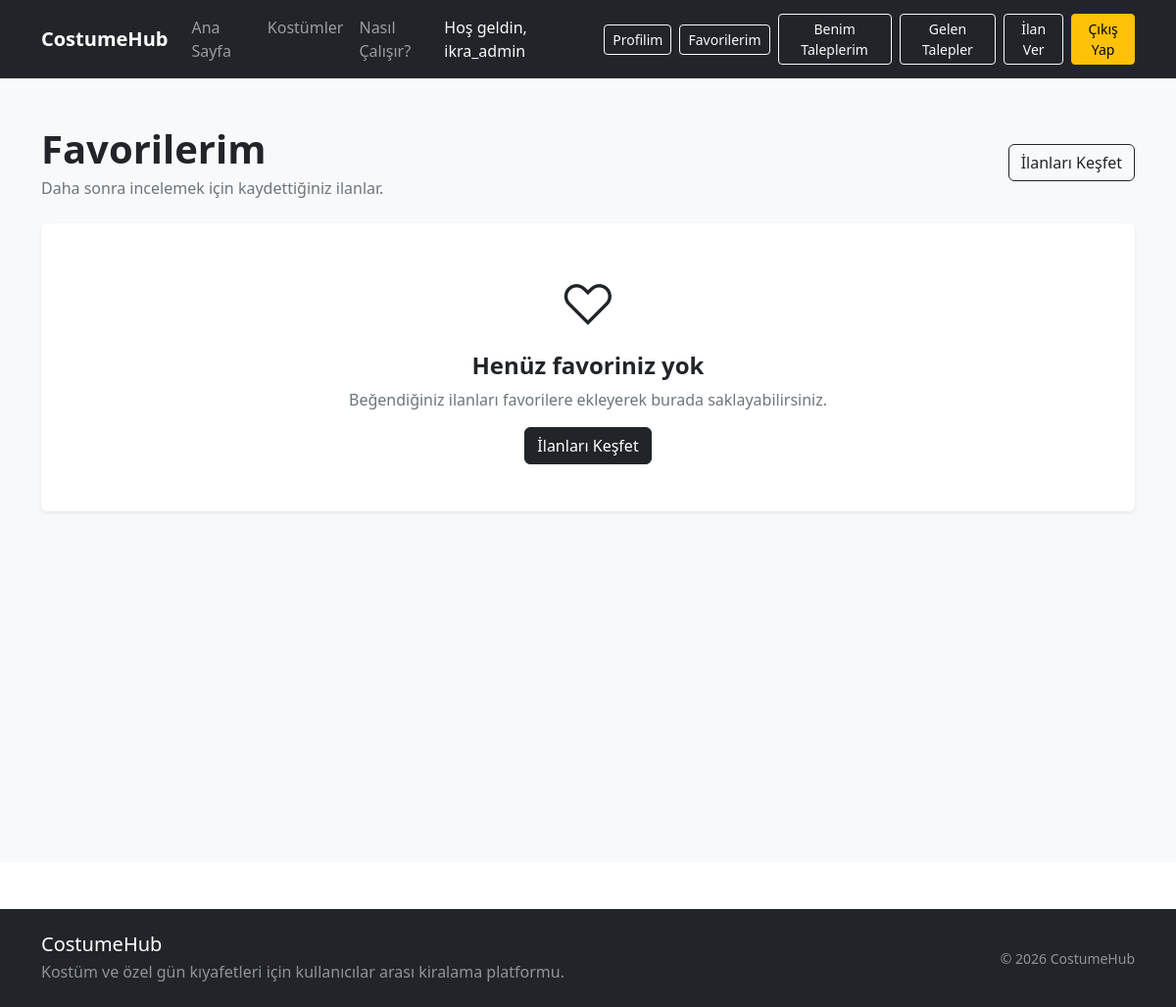
Before: /favoriler/ (signed in) with the older database file.
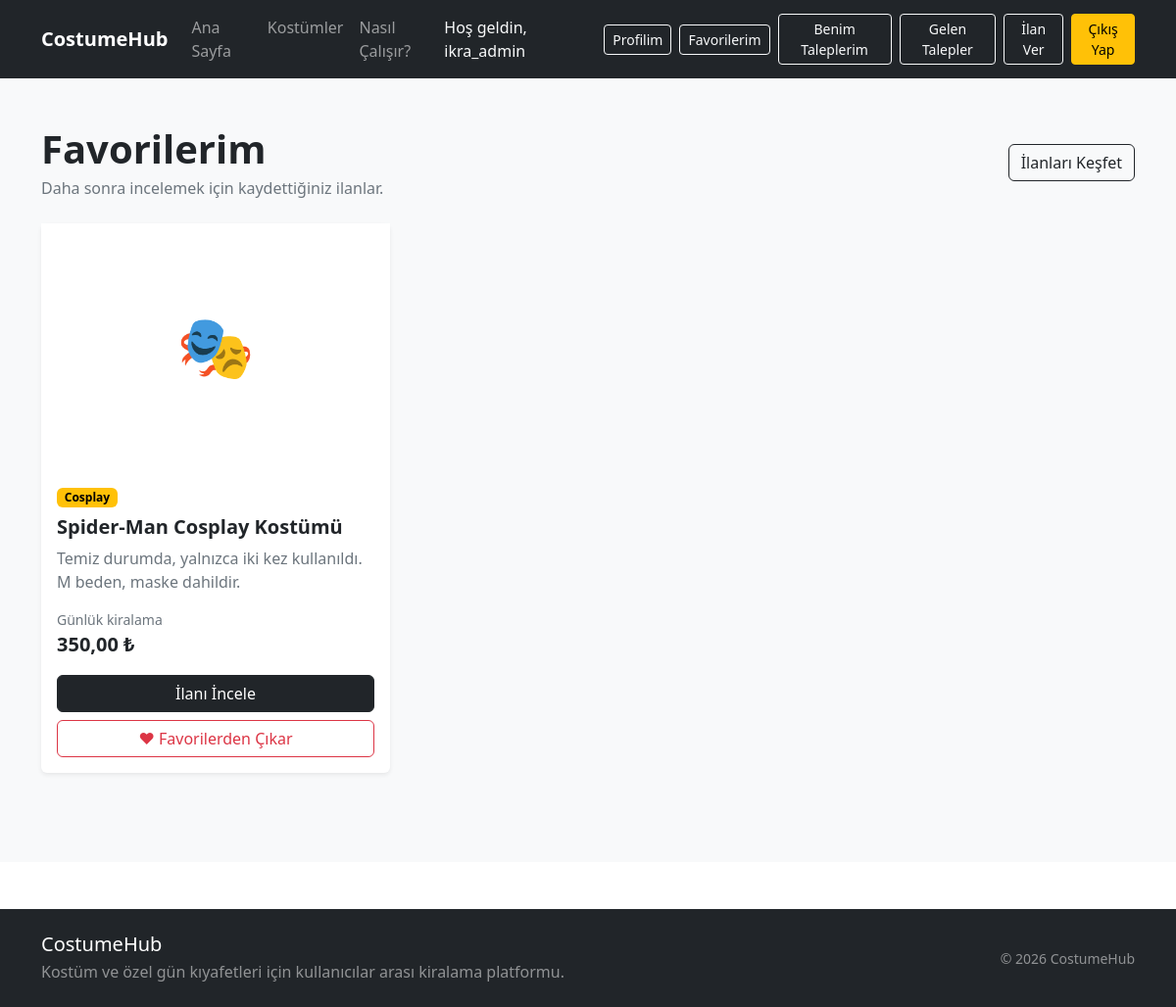
After: the same page with the newer database file.
### favorites/models.py (models this page shows, shortened)
class Favori(models.Model):
    kullanici = models.ForeignKey(
        settings.AUTH_USER_MODEL,
        on_delete=models.CASCADE,
        related_name="favorileri",
    )
    ilan = models.ForeignKey(
        Ilan,
        on_delete=models.CASCADE,
        related_name="favoriye_ekleyenler",
    )
    olusturulma_tarihi = models.DateTimeField(
        auto_now_add=True,
    )
    class Meta:
        constraints = [
            models.UniqueConstraint(
                fields=[
                    "kullanici",
                    "ilan",
                ],
                name="benzersiz_kullanici_ilan_favorisi",
            )
        ]
        ordering = [
            "-olusturulma_tarihi",
        ]
        verbose_name = "Favori"
        verbose_name_plural = "Favoriler"

### products/models.py (models this page shows, shortened)
class Ilan(models.Model):
    BEDEN_SECENEKLERI = [
        ("XS", "XS"),
        ("S", "S"),
        ("M", "M"),
        ("L", "L"),
        ("XL", "XL"),
        ("XXL", "XXL"),
        ("STANDART", "Standart"),
    ]
    DURUM_SECENEKLERI = [
        ("TASLAK", "Taslak"),
        ("YAYINDA", "Yayında"),
        ("PASIF", "Pasif"),
    ]
    ilan_sahibi = models.ForeignKey(
        settings.AUTH_USER_MODEL,
        on_delete=models.CASCADE,
        related_name="ilanlar",
        verbose_name="İlan sahibi",
    )
    kategori = models.ForeignKey(
        Kategori,
        on_delete=models.PROTECT,
        related_name="ilanlar",
        verbose_name="Kategori",
    )
    baslik = models.CharField(
        max_length=150,
        verbose_name="İlan başlığı",
    )
    aciklama = models.TextField(
        max_length=2000,
        verbose_name="Açıklama",
    )
    fotograf = models.ImageField(
        upload_to="ilanlar/",
        blank=True,
        null=True,
        verbose_name="İlan fotoğrafı",
    )
    beden = models.CharField(
        max_length=20,
        choices=BEDEN_SECENEKLERI,
        verbose_name="Beden",
    )
    renk = models.CharField(
        max_length=50,
        verbose_name="Renk",
    )
    gunluk_fiyat = models.DecimalField(
        max_digits=10,
        decimal_places=2,
        verbose_name="Günlük kiralama ücreti",
    )
    depozito = models.DecimalField(
        max_digits=10,
        decimal_places=2,
        default=0,
        verbose_name="Depozito",
    )
    sehir = models.CharField(
        max_length=50,
        verbose_name="Şehir",
    )
    durum = models.CharField(
        max_length=20,
        choices=DURUM_SECENEKLERI,
        default="YAYINDA",
        verbose_name="İlan durumu",
    )
    mevcut_mu = models.BooleanField(
        default=True,
        verbose_name="Kiralamaya uygun mu?",
    )
    olusturulma_tarihi = models.DateTimeField(
        auto_now_add=True,
    )
    guncellenme_tarihi = models.DateTimeField(
        auto_now=True,
    )
    class Meta:
        verbose_name = "İlan"
        verbose_name_plural = "İlanlar"
        ordering = [
            "-olusturulma_tarihi",
        ]

class Kategori(models.Model):
    ad = models.CharField(
        max_length=100,
        verbose_name="Kategori adı",
    )
    slug = models.SlugField(
        max_length=120,
        verbose_name="URL adı",
    )
    ust_kategori = models.ForeignKey(
        "self",
        on_delete=models.PROTECT,
        null=True,
        blank=True,
        related_name="alt_kategoriler",
        verbose_name="Üst kategori",
    )
    aktif_mi = models.BooleanField(
        default=True,
        verbose_name="Aktif mi?",
    )
    sira = models.PositiveIntegerField(
        default=0,
        verbose_name="Sıra",
        help_text="Kategorilerin gösterim sırasını belirler.",
    )
    olusturulma_tarihi = models.DateTimeField(
        auto_now_add=True,
        verbose_name="Oluşturulma tarihi",
    )
    guncellenme_tarihi = models.DateTimeField(
        auto_now=True,
        verbose_name="Güncellenme tarihi",
    )
    class Meta:
        verbose_name = "Kategori"
        verbose_name_plural = "Kategoriler"
        ordering = [
            "sira",
            "ad",
        ]
        constraints = [
            models.UniqueConstraint(
                fields=[
                    "ad",
                ],
                condition=Q(ust_kategori__isnull=True),
                name="benzersiz_ana_kategori_adi",
            ),
            models.UniqueConstraint(
                fields=[
                    "slug",
                ],
                condition=Q(ust_kategori__isnull=True),
                name="benzersiz_ana_kategori_slug",
            ),
            models.UniqueConstraint(
                fields=[
                    "ust_kategori",
                    "ad",
                ],
                condition=Q(ust_kategori__isnull=False),
                name="benzersiz_alt_kategori_adi",
            ),
            models.UniqueConstraint(
                fields=[
                    "ust_kategori",
                    "slug",
                ],
                condition=Q(ust_kategori__isnull=False),
                name="benzersiz_alt_kategori_slug",
            ),
        ]

### favorites/views.py (the view)
@login_required
def favorilerim(request):
    favoriler = Favori.objects.filter(
        kullanici=request.user,
    ).select_related(
        "ilan",
        "ilan__kategori",
        "ilan__ilan_sahibi",
    )
    context = {
        "favoriler": favoriler,
    }
    return render(
        request,
        "favorites/favorilerim.html",
        context,
    )

### favorites/templates/favorites/favorilerim.html (shortened to what the changed rows need)
{% extends "base.html" %}
{% block content %}
<section class="py-5 bg-light min-vh-100">
    <div class="container">
        <div class="d-flex flex-wrap justify-content-between align-items-center gap-3 mb-4">
            <div>
                <h1 class="fw-bold mb-1">
                    Favorilerim
                </h1>
            </div>
        </div>
        {% if favoriler %}
            <div class="row g-4">
                {% for favori in favoriler %}
                    <div class="col-md-6 col-lg-4">
                        <div class="card h-100 border-0 shadow-sm">
                            {% if favori.ilan.fotograf %}
                                <img
                                    src="{{ favori.ilan.fotograf.url }}"
                                    class="card-img-top"
                                    alt="{{ favori.ilan.baslik }}"
                                    style="height: 250px; object-fit: cover;"
                                >
                            {% else %}
                                <div
                                    class="d-flex align-items-center justify-content-center bg-white"
                                    style="height: 250px;"
                                >
                                    <span class="display-3">
                                        🎭
                                    </span>
                                </div>
                            {% endif %}
                            <div class="card-body d-flex flex-column">
                                <div class="mb-2">
                                    <span class="badge text-bg-warning">
                                        {{ favori.ilan.kategori.ad }}
                                    </span>
                                </div>
                                <h2 class="h5 fw-bold">
                                    {{ favori.ilan.baslik }}
                                </h2>
                                <p class="text-secondary flex-grow-1">
                                    {{ favori.ilan.aciklama|truncatechars:100 }}
                                </p>
                                <div class="mb-3">
                                    <div class="small text-secondary">
                                        Günlük kiralama
                                    </div>
                                    <div class="fw-bold fs-5">
                                        {{ favori.ilan.gunluk_fiyat }} ₺
                                    </div>
                                </div>
                                <div class="d-grid gap-2">
                                    <a
                                        href="{% url 'products:ilan_detay' favori.ilan.id %}"
                                        class="btn btn-dark"
                                    >
                                        İlanı İncele
                                    </a>
                                    <form
                                        method="post"
                                        action="{% url 'favorites:favori_degistir' favori.ilan.id %}"
                                    >
                                        <button
                                            type="submit"
                                            class="btn btn-outline-danger w-100"
                                        >
                                            ♥ Favorilerden Çıkar
                                        </button>
                                    </form>
                                </div>
                            </div>
                        </div>
                    </div>
                {% endfor %}
            </div>
        {% else %}
            <div class="card border-0 shadow-sm">
                <div class="card-body text-center py-5">
                    <div class="display-4 mb-3">
                        ♡
                    </div>
                    <h2 class="h4 fw-bold">
                        Henüz favoriniz yok
                    </h2>
                    <p class="text-secondary">
                        Beğendiğiniz ilanları favorilere ekleyerek burada saklayabilirsiniz.
                    </p>
                    <a
                        href="{% url 'products:ilan_listesi' %}"
                        class="btn btn-dark"
                    >
                        İlanları Keşfet
                    </a>
                </div>
            </div>
        {% endif %}
    </div>
</section>
{% endblock %}

Changed rows visible on the page:
added Favori: ilan.kategori.ad "Cosplay", ilan.baslik "Spider-Man Cosplay Kostümü", ilan.aciklama "Temiz durumda, yalnızca iki kez kullanıldı. M beden, maske dahildir.", ilan.gunluk_fiyat "350,00"
Other visible differences:
text no longer shown: "♡ Henüz favoriniz yok Beğendiğiniz ilanları favorilere ekleyerek burada saklayabilirsiniz. İlanları Keşfet"
